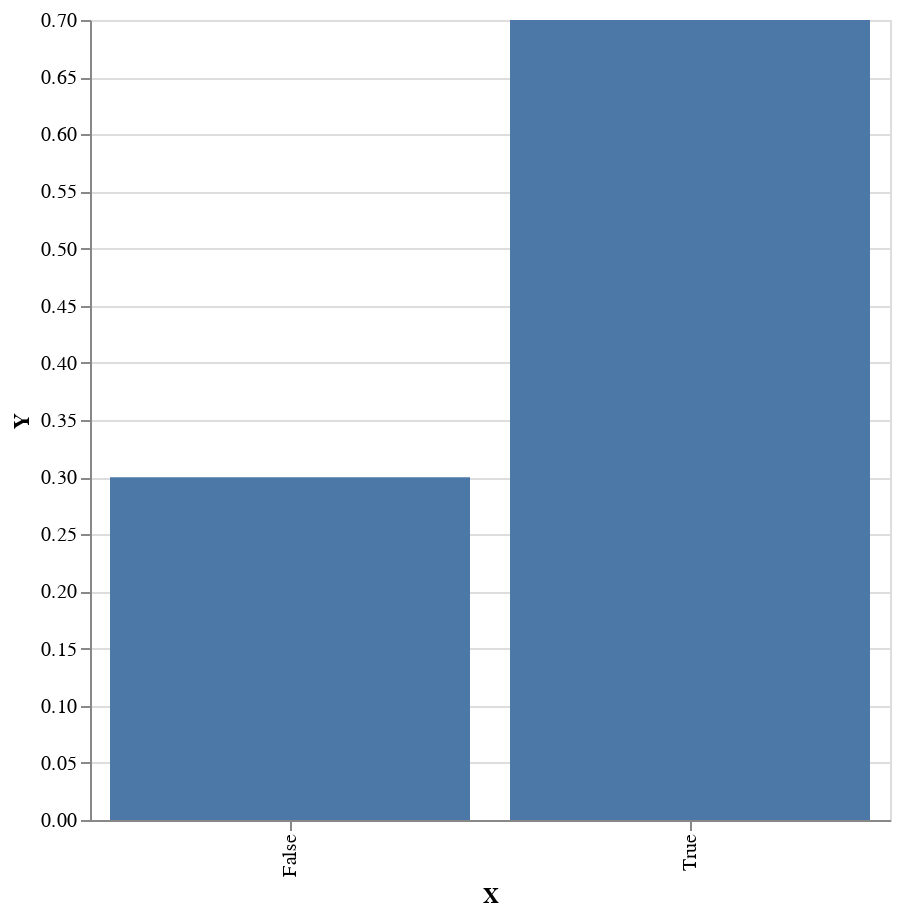

Source (notebook cell):
### Code cell
plot $ first (pack . show) <$> emp

### Figure 1 — Vega-Lite specification as saved in the notebook (floating-point values rounded to 4 significant figures)
{"$schema": "https://vega.github.io/schema/vega-lite/v4.json", "data": {"values": [{"X": "True", "Y": 0.7}, {"X": "False", "Y": 0.3}]}, "encoding": {"x": {"field": "X", "type": "nominal"}, "y": {"field": "Y", "type": "quantitative"}}, "height": 400, "mark": "bar", "width": 400}
